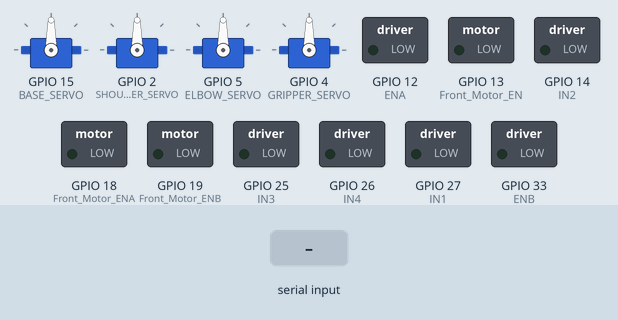
The sketch below on a simulated ESP32. Shown: 4 × servo, switched loads named in the sketch (green lamp = pin HIGH). The test bench sets the inputs (shaded band).

Above: at 1.2 s.
1.3 s: "F" received over Serial
At 2.5 s:
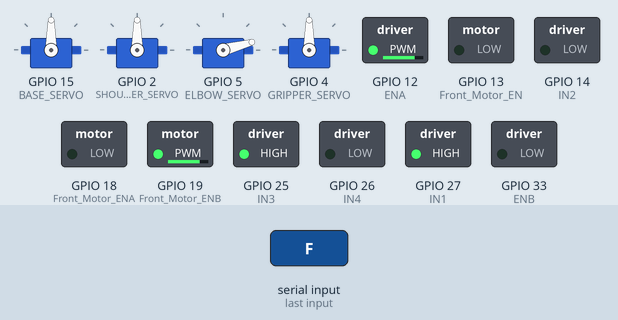
2.8 s: "B" received over Serial
At 3.8 s:
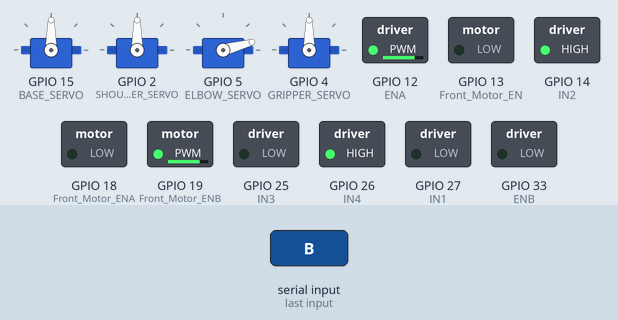
4.3 s: "L" received over Serial
At 4.9 s:
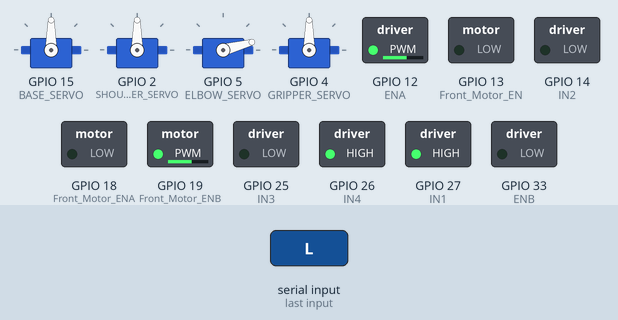
5.8 s: "R" received over Serial
At 6.1 s:
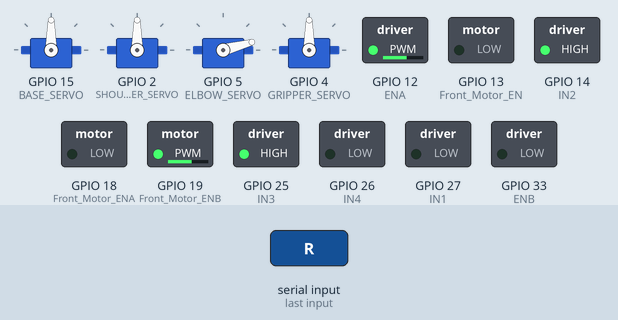
7.3 s: "S" received over Serial
At 8.4 s:
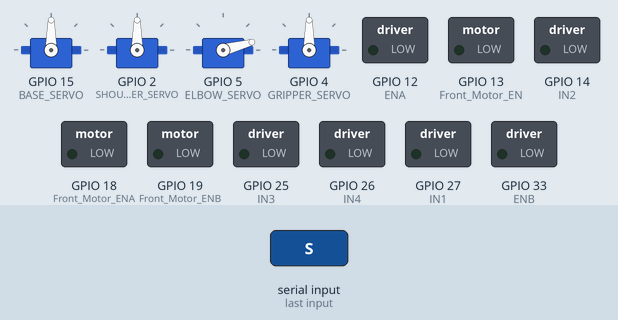
8.8 s: "M" received over Serial
At 9.5 s:
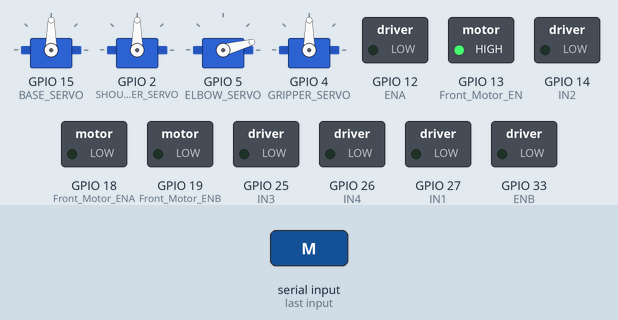
Timing chart, 0 to 11.3 s (numbered marks = the images above; inputs shaded):
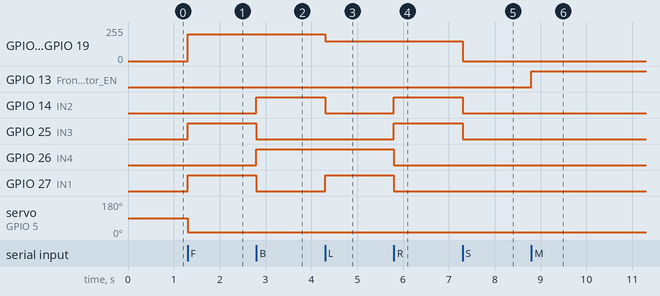

The sketch:

servo-motors-and-controller.ino
```cpp
#include <ESP32Servo.h>

// Motor Driver Pins
#define ENA 12
#define IN1 27
#define IN2 14
#define IN3 25
#define IN4 26
#define ENB 33
#define Front_Motor_EN 13
#define Front_Motor_ENA 18
#define Front_Motor_ENB 19

// Servo Pins
#define BASE_SERVO 15
#define SHOULDER_SERVO 2
#define ELBOW_SERVO 5
#define GRIPPER_SERVO 4

Servo base, shoulder, elbow, gripper;

// Servo positions
int basePos = 90, shoulderPos = 90, elbowPos = 15, gripperPos = 90;

void setup() {
  Serial.begin(9600); // HC-05 default baud rate
  // Motor pins setup
  pinMode(ENB, OUTPUT); pinMode(IN3, OUTPUT); pinMode(IN4, OUTPUT);
  pinMode(ENA, OUTPUT); pinMode(IN1, OUTPUT); pinMode(IN2, OUTPUT);
  pinMode(Front_Motor_EN, OUTPUT);
  pinMode(Front_Motor_ENA, OUTPUT); pinMode(Front_Motor_ENB, OUTPUT);
  // Attach servos
  base.attach(BASE_SERVO);
  shoulder.attach(SHOULDER_SERVO);
  elbow.attach(ELBOW_SERVO);
  gripper.attach(GRIPPER_SERVO);
}

void loop() {
  if (Serial.available()) {
    char cmd = Serial.read();

    switch (cmd) {
      // Car Movement
      case 'F': moveCar(200, 200); break;
      case 'B': moveCar(-200, -200); break;
      case 'L': moveCar(-150, 150); break;
      case 'R': moveCar(150, -150); break;
      case 'S': moveCar(0, 0); break;

      // Front Motor
      case 'M': digitalWrite(Front_Motor_EN, HIGH); break;
      case 'm': digitalWrite(Front_Motor_EN, LOW); break;

      // Arm Base
      case 'A': basePos += 5; break;   // Right
      case 'a': basePos -= 5; break;   // Left

      // Shoulder
      case 'U': shoulderPos += 5; break;
      case 'u': shoulderPos -= 5; break;

      // Elbow
      case 'E': elbowPos += 5; break;
      case 'e': elbowPos -= 5; break;

      // Gripper
      case 'G': gripperPos += 10; break;
      case 'g': gripperPos -= 10; break;
    }

    // Limit servo ranges
    basePos = constrain(basePos, 0, 180);
    shoulderPos = constrain(shoulderPos, 80, 180);
    elbowPos = constrain(elbowPos, 0, 90);
    gripperPos = constrain(gripperPos, 0, 180);

    // Update servos
    base.write(basePos);
    shoulder.write(shoulderPos);
    elbow.write(elbowPos);
    gripper.write(gripperPos);
  }
}

void moveCar(int leftSpeed, int rightSpeed) {
  digitalWrite(IN3, leftSpeed > 0);
  digitalWrite(IN4, leftSpeed < 0);
  analogWrite(ENB, abs(leftSpeed)*(170/300*1.00));
  analogWrite(Front_Motor_ENB, abs(leftSpeed));

  digitalWrite(IN1, rightSpeed > 0);
  digitalWrite(IN2, rightSpeed < 0);
  analogWrite(ENA, abs(rightSpeed));
  analogWrite(Front_Motor_ENA, abs(rightSpeed)*(170/300*1.00));
}
```

Measured:
- after the input at 1.3 s, GPIO 12 (ENA), GPIO 19 (Front_Motor_ENB): 0/255 → 200/255 at once; GPIO 25 (IN3), GPIO 27 (IN1): LOW → HIGH at once; servo on GPIO 5 (ELBOW_SERVO): 90° → 15° at once
- after the input at 2.8 s, GPIO 14 (IN2), GPIO 26 (IN4): LOW → HIGH at once; GPIO 25 (IN3), GPIO 27 (IN1): HIGH → LOW at once
- after the input at 4.3 s, GPIO 12 (ENA), GPIO 19 (Front_Motor_ENB): 200/255 → 150/255 at once; GPIO 14 (IN2): HIGH → LOW at once; GPIO 27 (IN1): LOW → HIGH at once
- after the input at 5.8 s, GPIO 14 (IN2), GPIO 25 (IN3): LOW → HIGH at once; GPIO 26 (IN4), GPIO 27 (IN1): HIGH → LOW at once
- after the input at 7.3 s, GPIO 12 (ENA), GPIO 19 (Front_Motor_ENB): 150/255 → 0/255 at once; GPIO 14 (IN2), GPIO 25 (IN3): HIGH → LOW at once
- after the input at 8.8 s, GPIO 13 (Front_Motor_EN): LOW → HIGH at once
